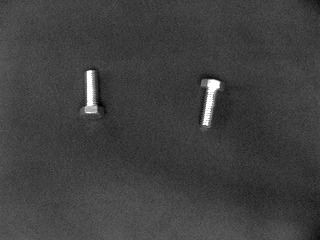
#> input picture P6-Deteccion-Objetos/img/IMG-20231025-WA0004.jpg, 320 x 240 px; its folder holds 4 pictures in this run
$ python respaldo.py
#> lines starting #> are read from the running program, lines starting #| are printed output that depends on the picture; after the words box and inside, x2 and y2 are one past the last pixel; in counts of white or black regions, pixels touching at a corner belong together
import cv2
import os
import numpy as np
from sklearn.cluster import KMeans
import matplotlib.pyplot as plt
import copy  # Agrega la importación de la biblioteca copy

image_folder = './img'
images = [os.path.join(image_folder, image) for image in os.listdir(image_folder)]
center_x = []
center_y = []
area_a = []
perimetro_a = []
contador_a = []

for image_path in images:
    contador = 0
    image = cv2.imread(image_path, cv2.IMREAD_GRAYSCALE)  # Cargar la imagen en escala de grises
#> image is the input picture: shape (240, 320); min 0, max 255, mean 63.7
    _, binary_image = cv2.threshold(image, 128, 255, cv2.THRESH_BINARY)
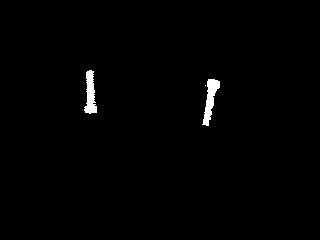
#> binary_image: shape (240, 320); 0.96% white; 3 white regions (1 under 20 px)

    # Encontrar contornos en la imagen binaria
    contours, _ = cv2.findContours(binary_image, cv2.RETR_EXTERNAL, cv2.CHAIN_APPROX_SIMPLE)
#> contours = 3 contours, 1 with area under 20; largest, box (x1, y1, x2, y2) and area: (202, 79, 220, 126) 330, (84, 70, 97, 114) 302

    for contour in contours:
        # Calcular el área del objeto
        area = cv2.contourArea(contour)

        # Filtro para eliminar objetos pequeños (ajusta el valor según tus necesidades)
        if area < 100:
            continue

        # Incrementar el contador para este objeto
        contador += 1

        # Calcular el perímetro del objeto
        perimeter = cv2.arcLength(contour, True)

        # Dibujar un rectángulo alrededor del objeto
        x, y, w, h = cv2.boundingRect(contour)

        center_x.append(x + w // 2)
        center_y.append(y + h // 2)
        area_a.append(area)
        perimetro_a.append(perimeter)
#> this loop made 3 passes
#> (area, contador, perimeter, x, y, w, h) on passes 2 to 3: (329.5, 1, 121, 202, 79, 18, 47), (301.5, 2, 123.6, 84, 70, 13, 44)
#> after the loop, area_a = [329.5, 301.5]; center_x = [211, 90]; center_y = [102, 92]; contador = 2; perimetro_a = [121, 123.6]

    # Agregar el contador de objetos de esta imagen a la lista
    contador_a.append(contador)
#> pass 2 of the loop `for image_path in images:`:
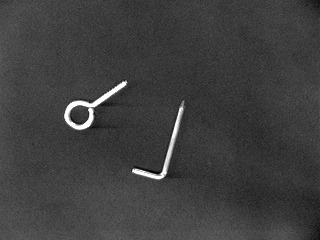
#> input picture P6-Deteccion-Objetos/img/IMG-20231025-WA0005.jpg, 320 x 240 px
#> image is the input picture: shape (240, 320); min 0, max 255, mean 63.1
#> `_, binary_image = cv2.threshold(image, 128, 255, cv2.THRESH_BINARY)`:
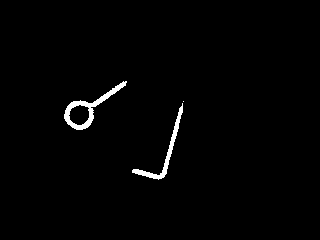
#> binary_image: shape (240, 320); 1.4% white; 3 white regions (1 under 20 px)
#> `contours, _ = cv2.findContours(binary_image, cv2.RETR_EXTERNAL, cv2.CH..`: contours = 3 contours, 1 with area under 20; largest, box (x1, y1, x2, y2) and area: (64, 81, 127, 130) 816, (132, 103, 183, 180) 354
#> the loop `for contour in contours:` made 3 passes
#> (area, contador, perimeter, x, y, w, h) on passes 1, 3: (353.5, 1, 230.6, 132, 103, 51, 77), (816, 2, 191.1, 64, 81, 63, 49)
#> after the loop `for contour in contours:`: area_a = [329.5, 301.5, 353.5, 816]; center_x = [211, 90, 157, 95]; center_y = [102, 92, 141, 105]; contador = 2; perimetro_a = [121, 123.6, 230.6, 191.1]
#> pass 3 of the loop `for image_path in images:`:
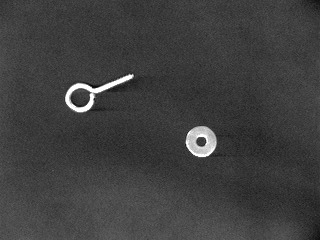
#> input picture P6-Deteccion-Objetos/img/IMG-20231025-WA0006.jpg, 320 x 240 px
#> image is the input picture: shape (240, 320); min 0, max 255, mean 63.2
#> `_, binary_image = cv2.threshold(image, 128, 255, cv2.THRESH_BINARY)`:
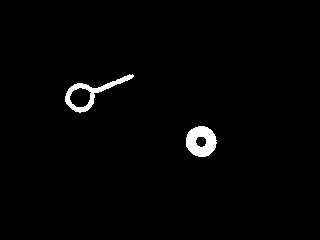
#> binary_image: shape (240, 320); 1.6% white; 2 white regions
#> `contours, _ = cv2.findContours(binary_image, cv2.RETR_EXTERNAL, cv2.CH..`: contours = 2 contours; box (x1, y1, x2, y2) and area: (65, 74, 134, 113) 808, (186, 126, 217, 157) 708
#> the loop `for contour in contours:` made 2 passes
#> (area, contador, perimeter, x, y, w, h) on passes 1 to 2: (707.5, 1, 100.3, 186, 126, 31, 31), (808, 2, 186.2, 65, 74, 69, 39)
#> after the loop `for contour in contours:`: area_a = [329.5, 301.5, 353.5, 816, 707.5, 808]; center_x = [211, 90, 157, 95, 201, 99]; center_y = [102, 92, 141, 105, 141, 93]; contador = 2; perimetro_a = [121, 123.6, 230.6, 191.1, 100.3, 186.2]
#> the loop made 4 passes; the first 3 are shown

features = np.column_stack((area_a, perimetro_a))

# Convertir la lista de características a un arreglo numpy
features = np.array(features)

# Entrenar el modelo KMeans con 5 clusters
kmeans = KMeans(n_clusters=5)
kmeans.fit(features)

# Obtener las etiquetas de clase asignadas por KMeans
labels = kmeans.labels_

# Almacenar las etiquetas de clase en un nuevo arreglo para su clasificación
classifications = []

for label in labels:
    # Clasificar los objetos en base a los clusters
    classifications.append(label + 1)  # Agregar 1 para que las etiquetas vayan de 1 a 5

# Crear un diccionario que asocie clases originales con áreas
class_area_dict = dict(zip(classifications, area_a))

# Ordenar el diccionario por áreas de forma ascendente
sorted_class_area = sorted(class_area_dict.items(), key=lambda x: x[1])

# Crear un nuevo diccionario con las clases ordenadas
sorted_class_dict = {k: i + 1 for i, (k, _) in enumerate(sorted_class_area)}

# Asignar nuevas clases basadas en el orden ascendente de áreas
new_classifications = [sorted_class_dict[class_] for class_ in classifications]

# Imprimir las nuevas clasificaciones
print(new_classifications)

# Gráfico de dispersión para visualizar los clusters
plt.scatter(features[:, 0], features[:, 1], c=labels)
plt.title("Gráfico de Dispersión de Clusters")
plt.xlabel("Área")
plt.ylabel("Perímetro")
plt.show()
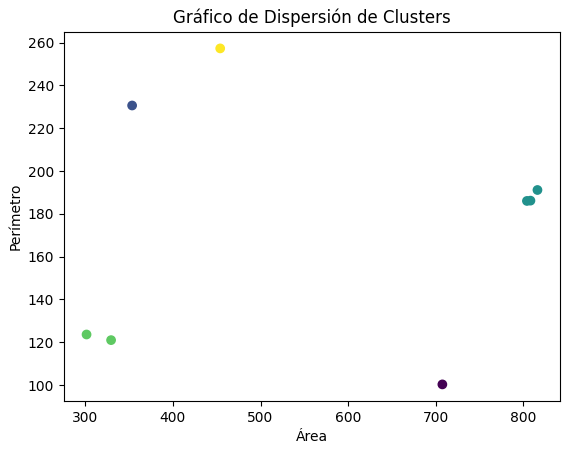
#> figure drawn by matplotlib, 1 panel

# Ahora vamos a colorear los contornos en las imágenes originales y guardarlas
output_folder = './output'  # Carpeta de salida para las imágenes coloreadas

if not os.path.exists(output_folder):
    os.makedirs(output_folder)

copia_lista = copy.deepcopy(new_classifications)  # Utilizar las nuevas clasificaciones ordenadas

for image_path in images:
    image = cv2.imread(image_path)  # Cargar la imagen a color

    # Crear una copia de la imagen original para colorear los contornos
    image_colored = image.copy()

    # Convertir la imagen a escala de grises para trabajar con contornos
    gray_image = cv2.cvtColor(image, cv2.COLOR_BGR2GRAY)

    # Aplicar umbral o cualquier otro procesamiento que necesites para detectar contornos
    _, binary_image = cv2.threshold(gray_image, 128, 255, cv2.THRESH_BINARY)

    # Encontrar contornos en la imagen binaria
    contours, _ = cv2.findContours(binary_image, cv2.RETR_EXTERNAL, cv2.CHAIN_APPROX_SIMPLE)
#> contours = 3 contours, 1 with area under 20; largest, box (x1, y1, x2, y2) and area: (202, 79, 220, 126) 330, (84, 70, 97, 114) 302

    for contour in contours:
        # Calcular el área del objeto
        area = cv2.contourArea(contour)

        # Filtro para eliminar objetos pequeños (ajusta el valor según tus necesidades)
        if area < 100:
            continue

        perimeter = cv2.arcLength(contour, True)

        # Colorear el contorno según la clasificación
        if copia_lista[0] == 1:
            color = (0, 0, 255)  # Rojo
        elif copia_lista[0] == 2:
            color = (0, 255, 0)  # Verde
        elif copia_lista[0] == 3:
            color = (255, 0, 0)  # Azul
        elif copia_lista[0] == 4:
            color = (0, 255, 255)  # Amarillo
        elif copia_lista[0] == 5:
            color = (255, 0, 255)  # Magenta

        # Dibujar el contorno coloreado en la imagen original
        cv2.drawContours(image_colored, [contour], -1, color, 2)
        x, y, w, h = cv2.boundingRect(contour)

        # Agregar texto con el área y el perímetro
        #text = f"A: {area:.1f}, P: {perimeter:.1f}"  # Formatea el texto

                # Colorear el contorno según la clasificación
        if copia_lista[0] == 1:
            text="palo"
        elif copia_lista[0] == 2:
            text="tornillo"
        elif copia_lista[0] == 3:
            text="tuerca"
        elif copia_lista[0] == 4:
            text="cosita redonda"
        elif copia_lista[0] == 5:
            text="otro circulo"


        cv2.putText(image_colored, text, (x , y), cv2.FONT_HERSHEY_SIMPLEX, .5, (0, 0, 0), 2)

        copia_lista.pop(0)

        # Dibujar el contorno coloreado en la imagen original
        cv2.drawContours(image_colored, [contour], -1, color, 2)
#> this loop made 3 passes
#> (area, perimeter, color, x, y, w, h, text) on passes 2 to 3: (329.5, 121, (0, 0, 255), 202, 79, 18, 47, 'palo'), (301.5, 123.6, (0, 0, 255), 84, 70, 13, 44, 'palo')
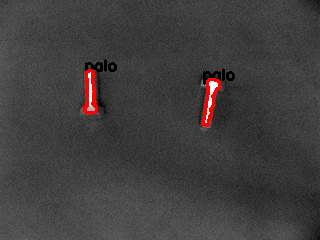
#> image_colored: shape (240, 320, 3); 1.51% of pixels changed, all inside (x1, y1, x2, y2) = (83, 59, 235, 127)

    # Guardar la imagen coloreada en la carpeta de salida
    output_path = os.path.join(output_folder, os.path.basename(image_path))
    cv2.imwrite(output_path, image_colored)
#> pass 2 of the loop `for image_path in images:`:
#> after the loop `for contour in contours:`:
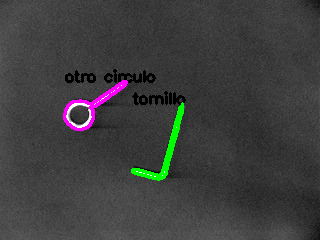
#> image_colored: shape (240, 320, 3); 2.91% of pixels changed, all inside (x1, y1, x2, y2) = (63, 69, 186, 181)
#> pass 3 of the loop `for image_path in images:`:
#> after the loop `for contour in contours:`:
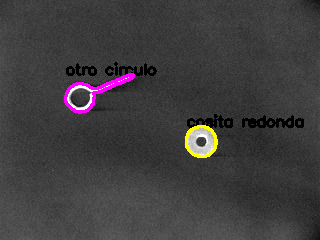
#> image_colored: shape (240, 320, 3); 2.89% of pixels changed, all inside (x1, y1, x2, y2) = (64, 62, 304, 158)
#> the loop made 4 passes; the first 3 are shown
